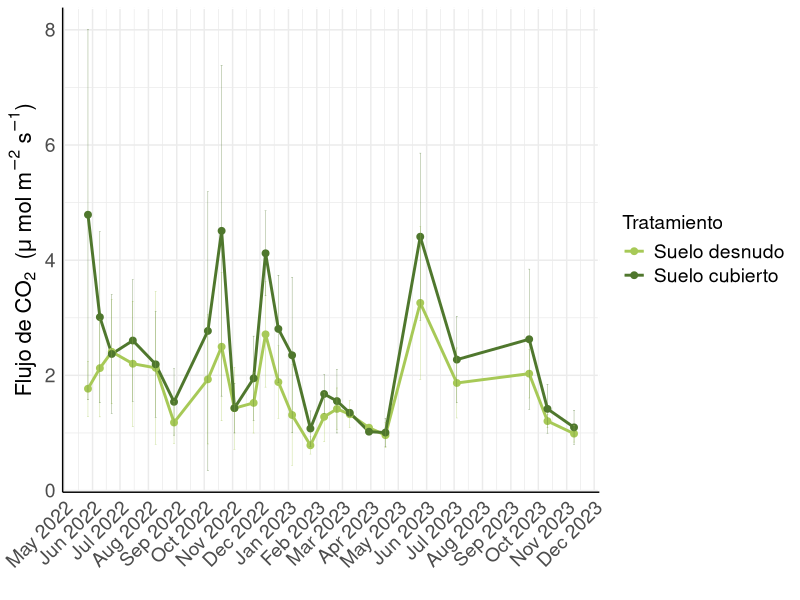
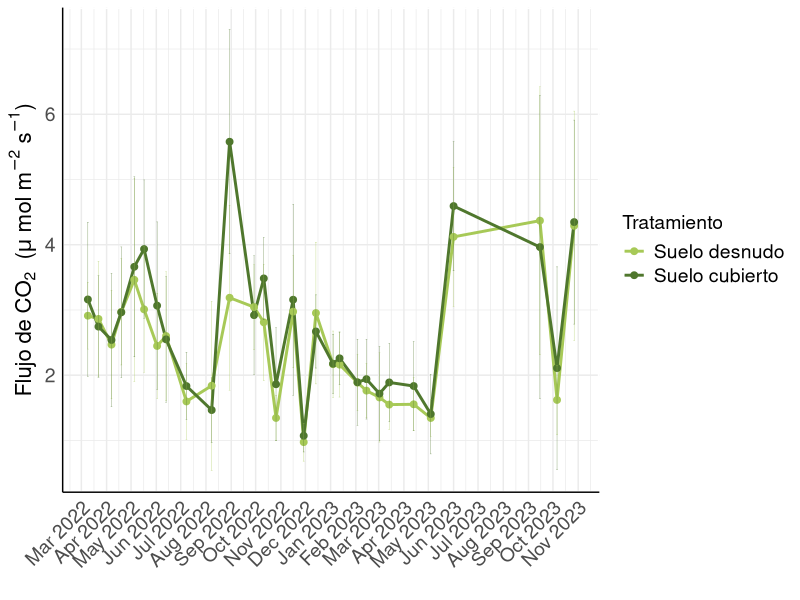
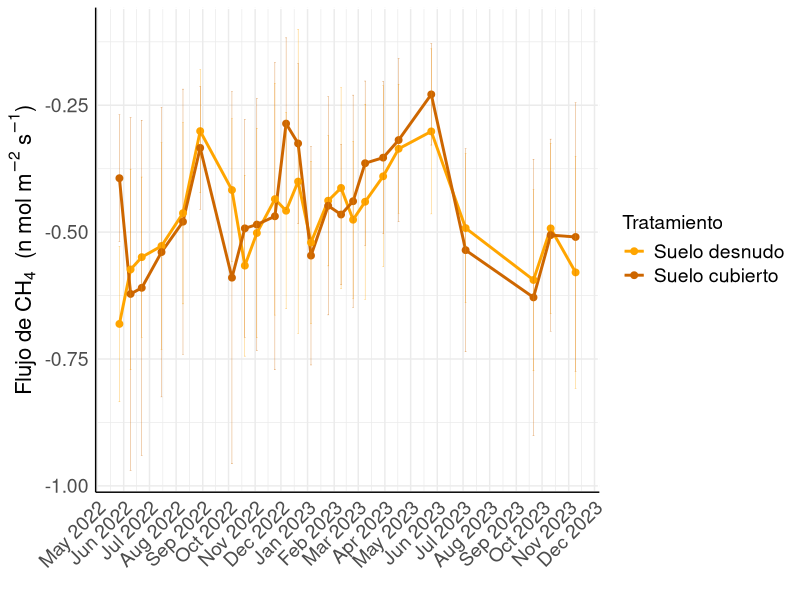
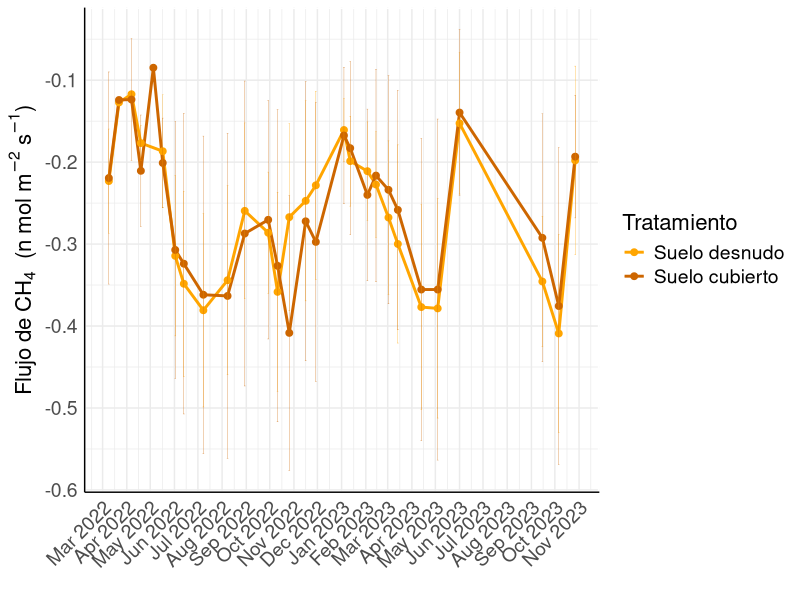

Here is the R script that generated these plots, in order:
setwd('C:/Users/Sobis/OneDrive - UNIVERSIDAD DE GRANADA/Tesis y TFG/Datos')
datos<-read.csv('Datos_filtrados_melt_R2_satelites_combinados.csv', header=T, sep=";", dec=".")
datos$Date<-as.Date(datos$Date, format="%d/%m/%Y")
datos$Treatment<-as.factor(datos$Treatment)
datos$Location<-as.factor(datos$Location)
datos$Number_Collar<-as.factor(datos$Number_Collar)

 
#Mostrámos con un grafico de lineas la serie temporal completa, para cada flujo y lugar por separado
#en base al tipo de tratamiento que se aplica

#---------------------------------------------------------------------------------#

#Nacimiento CO2  
  
  # Librerias necesarias
  library(ggplot2)
  library(dplyr)
  
  # Filtrado de los datos
  datos_filtrados <- datos %>%
    filter(tipo_gas == "CO2", Location == "nacimiento") %>%
    group_by(Date, Treatment) %>%
    summarise(
      mean_flux = mean(Exp_Flux, na.rm = TRUE),
      sd_flux = sd(Exp_Flux, na.rm = TRUE)
    )
  
  # Crear el grafico
  ggplot(datos_filtrados, aes(x = Date, y = mean_flux, color = Treatment)) +
    geom_line(size = 1) +  # Aumentar grosor de las l?neas
    geom_point(size = 2) +    # Aumentar tama?o de los puntos
    geom_errorbar(aes(ymin = mean_flux - sd_flux, ymax = mean_flux + sd_flux), 
                  width = 2, size = 0.1) +  # Aumentar grosor de las barras de error
    scale_color_manual(values = c("VP" = "#4F772D", "BS" = "#a7c957"),
                       labels = c("VP" = "Suelo cubierto", "BS" = "Suelo desnudo")) +
    labs(x = "", y = expression("Flujo de CO"[2]~" ("*mu~mol~m^{-2}~s^{-1}*")"), color = "Tratamiento") +
    theme_minimal() +
    scale_x_date(date_labels = "%b %Y", date_breaks = "1 month") +
    theme(
      axis.text.x = element_text(angle = 45, hjust = 1, size=14),
      axis.title.y = element_text(size = 16),  # Aumentar tama?o de letra del t?tulo del eje Y
      axis.text.y = element_text(size = 14),   # Aumentar tama?o de los n?meros del eje Y
      panel.border = element_rect(color = "white", fill = NA, size = 1),  # Marco en los ejes
      axis.line.y.left = element_line(color = "black", size = 0.5),  # L?nea lateral izquierda
      axis.line.x.bottom = element_line(color = "black", size = 0.5), # L?nea de la base
      axis.line.x.top=element_line(color = ""),
      legend.title = element_text(size=14),
      legend.text = element_text(size=14)
    )

#ggsave("lineas_flujos_co2_nacimiento.jpg", width = 14, height = 6, dpi = 600) #Para guardarlo como JPG  
  
  #---------------------------------------------------------------------------------#

  #Portugos CO2  
  
  
  # Librerias necesarias
  library(ggplot2)
  library(dplyr)
  
  # Filtrado de los datos
  datos_filtrados <- datos %>%
    filter(tipo_gas == "CO2", Location == "portugos") %>%
    group_by(Date, Treatment) %>%
    summarise(
      mean_flux = mean(Exp_Flux, na.rm = TRUE),
      sd_flux = sd(Exp_Flux, na.rm = TRUE)
    )
  
  # Crear el grafico
  ggplot(datos_filtrados, aes(x = Date, y = mean_flux, color = Treatment)) +
    geom_line(size = 1) +  # Aumentar grosor de las l?neas
    geom_point(size = 2) +    # Aumentar tama?o de los puntos
    geom_errorbar(aes(ymin = mean_flux - sd_flux, ymax = mean_flux + sd_flux), 
                  width = 2, size = 0.1) +  # Aumentar grosor de las barras de error
    scale_color_manual(values = c("VP" = "#4F772D", "BS" = "#a7c957"),
                       labels = c("VP" = "Suelo cubierto", "BS" = "Suelo desnudo")) +
    labs(x = "", y = expression("Flujo de CO"[2]~" ("*mu~mol~m^{-2}~s^{-1}*")"), color = "Tratamiento") +
    theme_minimal() +
    scale_x_date(date_labels = "%b %Y", date_breaks = "1 month") +
    theme(
      axis.text.x = element_text(angle = 45, hjust = 1,size=14),
      axis.title.y = element_text(size = 16),  # Aumentar tama?o de letra del t?tulo del eje Y
      axis.text.y = element_text(size = 14),   # Aumentar tama?o de los n?meros del eje Y
      panel.border = element_rect(color = "white", fill = NA, size = 1),  # Marco en los ejes
      axis.line.y.left = element_line(color = "black", size = 0.5),  # L?nea lateral izquierda
      axis.line.x.bottom = element_line(color = "black", size = 0.5), # L?nea de la base
      axis.line.x.top=element_line(color = ""),
      legend.title=element_text(size=14),
      legend.text = element_text(size=14)
    )
  
#ggsave("lineas_flujos_co2_portugos.jpg", width = 14, height = 6, dpi = 600) #Para guardarlo como JPG  
 
  #---------------------------------------------------------------------------------#
  
#Nacimiento CH4  
  
  
  # Librerias necesarias
  library(ggplot2)
  library(dplyr)
  
  # Filtrado de los datos
  datos_filtrados <- datos %>%
    filter(tipo_gas == "CH4", Location == "nacimiento") %>%
    group_by(Date, Treatment) %>%
    summarise(
      mean_flux = mean(Exp_Flux, na.rm = TRUE),
      sd_flux = sd(Exp_Flux, na.rm = TRUE)
    )
  
  # Crear el grafico
  ggplot(datos_filtrados, aes(x = Date, y = mean_flux, color = Treatment)) +
    geom_line(size = 1) +  # Aumentar grosor de las l?neas
    geom_point(size = 2) +    # Aumentar tama?o de los puntos
    geom_errorbar(aes(ymin = mean_flux - sd_flux, ymax = mean_flux + sd_flux), 
                  width = 2, size = 0.1) +  # Aumentar grosor de las barras de error
    scale_color_manual(values = c("VP" = "darkorange3", "BS" = "orange"),
                       labels = c("VP" = "Suelo cubierto", "BS" = "Suelo desnudo")) +
    labs(x = "", y = expression("Flujo de CH"[4]~" ("*n~mol~m^{-2}~s^{-1}*")"), color = "Tratamiento") +
    theme_minimal() +
    scale_x_date(date_labels = "%b %Y", date_breaks = "1 month") +
    theme(
      axis.text.x = element_text(angle = 45, hjust = 1, size=14),
      axis.title.y = element_text(size = 16),  # Aumentar tama?o de letra del t?tulo del eje Y
      axis.text.y = element_text(size = 14),   # Aumentar tama?o de los n?meros del eje Y
      panel.border = element_rect(color = "white", fill = NA, size = 1),  # Marco en los ejes
      axis.line.y.left = element_line(color = "black", size = 0.5),  # L?nea lateral izquierda
      axis.line.x.bottom = element_line(color = "black", size = 0.5), # L?nea de la base
      axis.line.x.top=element_line(color = ""),
      legend.title=element_text(size=14),
      legend.text = element_text(size=14)
    )

#ggsave("lineas_flujos_ch4_nacimiento.jpg", width = 14, height = 6, dpi = 600) #Para guardarlo como JPG  

#---------------------------------------------------------------------------------#
  #Portugos CH4  
  
  
  # Librerias necesarias
  library(ggplot2)
  library(dplyr)
  
  # Filtrado de los datos
  datos_filtrados <- datos %>%
    filter(tipo_gas == "CH4", Location == "portugos") %>%
    group_by(Date, Treatment) %>%
    summarise(
      mean_flux = mean(Exp_Flux, na.rm = TRUE),
      sd_flux = sd(Exp_Flux, na.rm = TRUE)
    )
  
  # Crear el grafico
  ggplot(datos_filtrados, aes(x = Date, y = mean_flux, color = Treatment)) +
    geom_line(size = 1) +  # Aumentar grosor de las l?neas
    geom_point(size = 2) +    # Aumentar tama?o de los puntos
    geom_errorbar(aes(ymin = mean_flux - sd_flux, ymax = mean_flux + sd_flux), 
                  width = 2, size = 0.1) +  # Aumentar grosor de las barras de error
    scale_color_manual(values = c("VP" = "darkorange3", "BS" = "orange"),
                       labels = c("VP" = "Suelo cubierto", "BS" = "Suelo desnudo")) +
    labs(x = "", y = expression("Flujo de CH"[4]~" ("*n~mol~m^{-2}~s^{-1}*")"), color = "Tratamiento") +
    theme_minimal() +
    scale_x_date(date_labels = "%b %Y", date_breaks = "1 month") +
    theme(
      axis.text.x = element_text(angle = 45, hjust = 1, size=14),
      axis.title.y = element_text(size = 16),  # Aumentar tama?o de letra del t?tulo del eje Y
      axis.text.y = element_text(size = 14),   # Aumentar tama?o de los n?meros del eje Y
      panel.border = element_rect(color = "white", fill = NA, size = 1),  # Marco en los ejes
      axis.line.y.left = element_line(color = "black", size = 0.5),  # L?nea lateral izquierda
      axis.line.x.bottom = element_line(color = "black", size = 0.5), # L?nea de la base
      axis.line.x.top=element_line(color = ""),
      legend.title=element_text(size=16),
      legend.text = element_text(size=14)
    )
  
#ggsave("lineas_flujos_ch4_portugos.jpg", width = 14, height = 6, dpi = 600) #Para guardarlo como JPG  
  